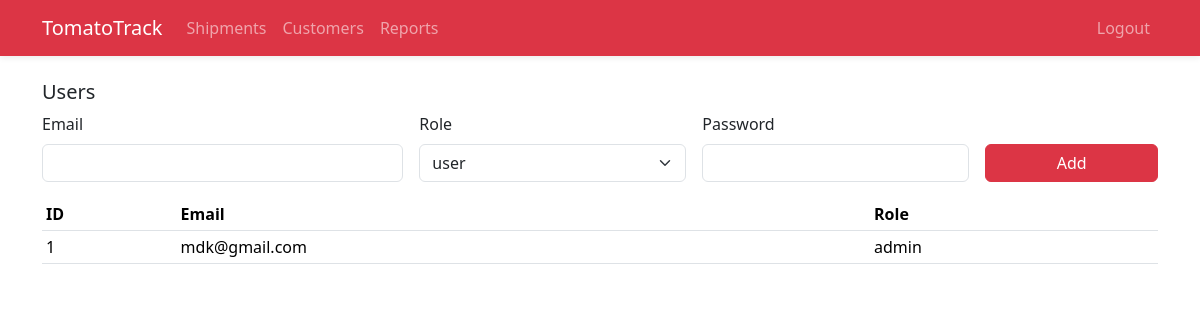
Page /admin/users (signed in) on the committed database.
### models.py (models this page shows)
class User(Base):
    __tablename__ = 'users'
    id = Column(Integer, primary_key=True)
    email = Column(String(255), unique=True, nullable=False)
    password_hash = Column(String(255), nullable=False)
    role = Column(String(20), default='user')
    created_at = Column(DateTime, default=datetime.utcnow)

### app.py (the view, shortened to what this page needs)
    @app.route('/admin/users', methods=['GET', 'POST'])
    @login_required
    def admin_users():
        if not admin_required():
            return redirect(url_for('dashboard'))
        with Session() as s:
            users = s.query(User).all()
        return render_template('admin_users.html', users=users)

### templates/admin_users.html
{% extends 'base.html' %}
{% block content %}
<h5>Users</h5>
<form method="post" class="row g-3 mb-3">
  <div class="col-md-4"><label class="form-label">Email</label><input name="email" class="form-control" required></div>
  <div class="col-md-3"><label class="form-label">Role</label>
    <select name="role" class="form-select"><option>user</option><option>admin</option></select></div>
  <div class="col-md-3"><label class="form-label">Password</label><input type="password" name="password" class="form-control" required></div>
  <div class="col-md-2 d-flex align-items-end"><button class="btn btn-danger w-100">Add</button></div>
</form>
<table class="table table-sm">
  <thead><tr><th>ID</th><th>Email</th><th>Role</th></tr></thead>
  <tbody>
    {% for u in users %}
    <tr><td>{{ u.id }}</td><td>{{ u.email }}</td><td>{{ u.role }}</td></tr>
    {% endfor %}
  </tbody>
</table>
{% endblock %}

### static/custom.css (style rules this page uses)
body { background: #fff; }
table th { white-space: nowrap; }

### rows in the picture
User: id "1", email "mdk@gmail.com", role "admin"
